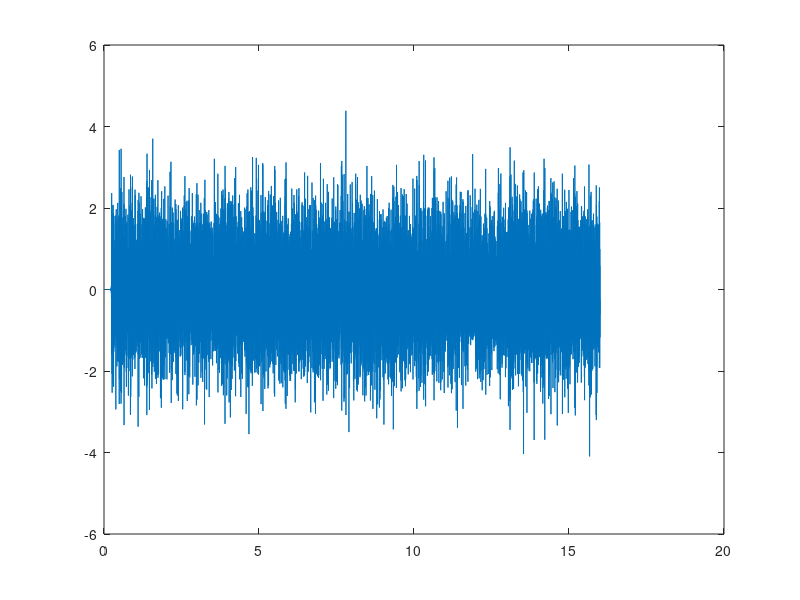
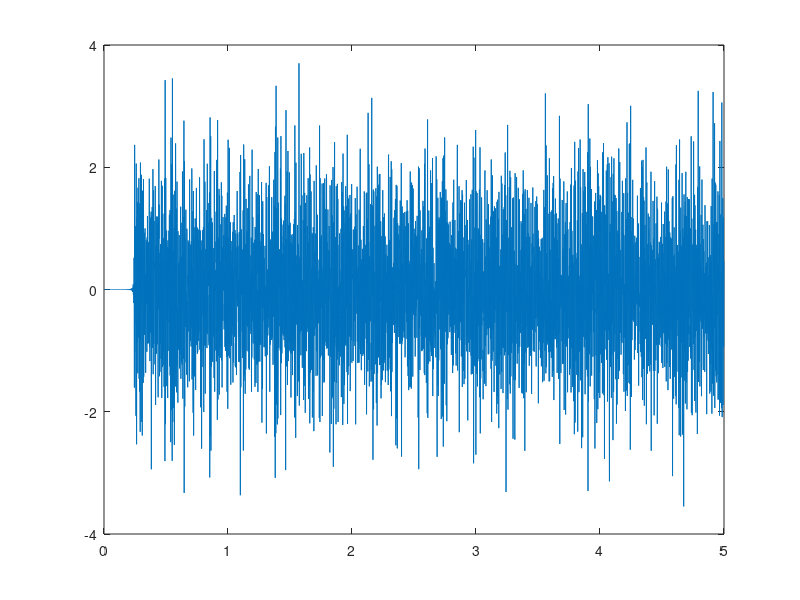
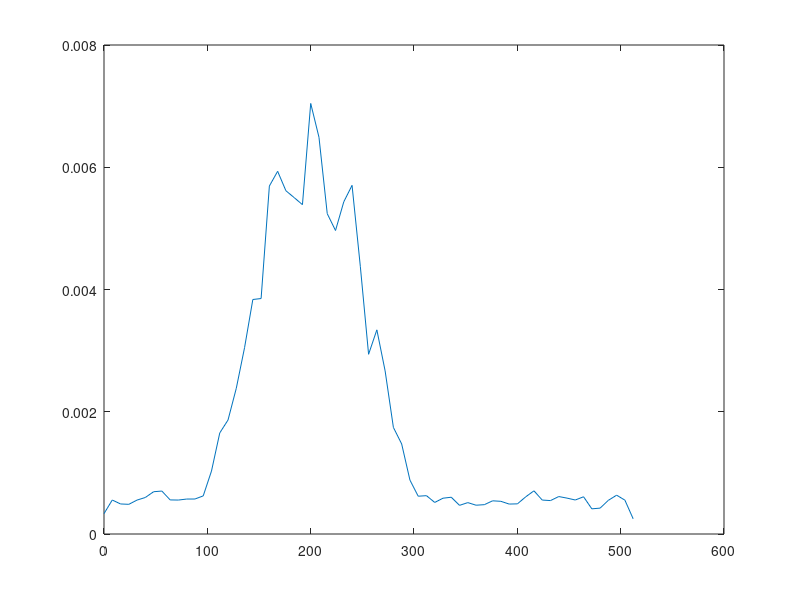

The MATLAB source for these figures, in order: (Note: this script raises an error after producing the figures.)
data = load('testData.txt');

figure;
plot(data(:,1),data(:,2));

timeVec = data(:,1);
dataVec = data(:,2);

% get sinal-free part
id = find(timeVec>=5.0,1)-1;
sigfreeTime=timeVec(1:id);
sigfreeData=dataVec(1:id);
figure;
plot(sigfreeTime,sigfreeData);

% find the noise PSD
samplFreq = id/timeVec(id);
[noisePSD,sigfreeFreq]=pwelch(sigfreeData', 128,[],[],samplFreq);
figure;
plot(sigfreeFreq,noisePSD);

% Whiten the data
sqrtPSD = 1./sqrt(noisePSD);
fltrOrdr = 500;
b = fir2(fltrOrdr,sigfreeFreq/(samplFreq/2),sqrtPSD);

outdata = 1./sqrt(samplFreq)*fftfilt(b,dataVec);

%




[posFreq,fftSig] = getFFTofsig(timeVec,dataVec);
figure;
plot(posFreq,abs(fftSig));hold on;
[posFreq,fftSig] = getFFTofsig(timeVec,outdata);
plot(posFreq,abs(fftSig));


figure;
plot(timeVec,dataVec); hold on;
plot(timeVec,outdata);

